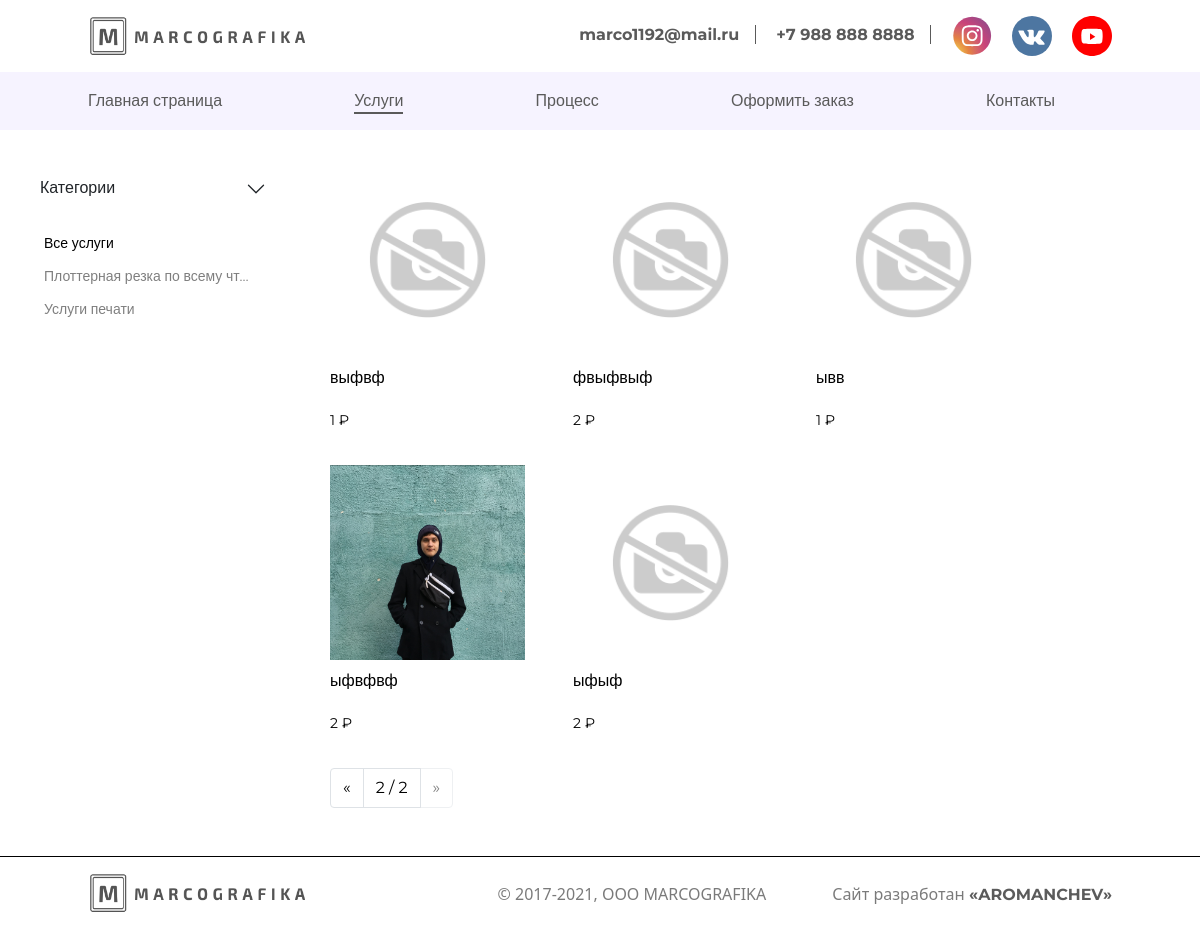
The page /service/?page=2 on the database its author committed.
### availability/models.py (models this page shows, shortened)
class Category(models.Model):
    name = models.CharField(max_length=200, db_index=True)
    slug = models.SlugField(max_length=200, db_index=True, unique=True)
    class Meta:
        ordering = ('name',)
        verbose_name = 'Категория'
        verbose_name_plural = 'Категории'
    def get_absolute_url(self):
        return reverse('availability:product_list_by_category',
                        args=[self.slug])

class Product(models.Model):
    category = models.ForeignKey(Category, related_name='products', on_delete=models.CASCADE)
    name = models.CharField(max_length=200, db_index=True)
    slug = models.SlugField(max_length=200, db_index=True)
    image = models.ImageField(upload_to='products/%Y/%m/%d', blank=True)
    description = models.TextField(blank=True)
    price = models.IntegerField()
    available = models.BooleanField(default=True)
    created = models.DateTimeField(auto_now_add=True)
    updated = models.DateTimeField(auto_now=True)
    class Meta:
        ordering = ('name',)
        verbose_name = 'Услуги'
        verbose_name_plural = 'Услуги'
        index_together = (('id', 'slug'),)
    def get_absolute_url(self):
        return reverse('availability:product_detail',
                        args=[self.id, self.slug])

### availability/views.py (the view)
def product_list(request, category_slug=None):
    category = None
    categories = Category.objects.all()
    products = Product.objects.filter(available=True)
    paginator = Paginator(products, 16)
    page = request.GET.get('page')
    if category_slug:
        category = get_object_or_404(Category, slug=category_slug)
        products = products.filter(category=category)
        paginator = Paginator(products, 16)
        try:
            products = paginator.page(page)
        except PageNotAnInteger:
            products = paginator.page(1)
        except EmptyPage:
            products = paginator.page(paginator.num_pages)
    else:
        paginator = Paginator(products, 16)
        try:
            products = paginator.page(page)
        except PageNotAnInteger:
            products = paginator.page(1)
        except EmptyPage:
            products = paginator.page(paginator.num_pages)
    return render(request,
                  'availability/availability.html',
                  {'category': category,
                   'categories': categories,
                   'products': products})

### availability/templates/availability/availability.html (shortened to what this page needs)
{% extends 'main/index.html' %} {% load static %}
{%block styles%}
<link rel="stylesheet" type="text/css" href="{% static 'css/service.css' %}" />
{%endblock%}
{% block content %}
<div class="wrapper service">
    <div class="categories_filter">
        <div class="accordion accordion-flush" id="accordionFlushExample">
            <div class="accordion-item">
                <h2 class="accordion-header" id="flush-headingOne">
                    <button class="accordion-button collapsed" type="button" data-bs-toggle="collapse"
                        data-bs-target="#flush-collapseOne" aria-expanded="false" aria-controls="flush-collapseOne">
                        Категории
                    </button>
                </h2>
                <div id="flush-collapseOne" class="accordion-collapse collapse show" aria-labelledby="flush-headingOne"
                    data-bs-parent="#accordionFlushExample">
                    <div class="accordion-body">
                        <div class="category_menu">
                            <ul>
                                <li {% if not category %} class="selected" {% endif %} title="Все услуги">
                                    <a href="{% url "availability:product_list" %}">Все услуги</a>
                                </li>
                                {% for c in categories %}
                                <li {% if category.slug == c.slug %} class="selected" {% endif %} title={{ c.name }}>
                                    <a href="{{ c.get_absolute_url }}">{{ c.name }}</a>
                                </li>
                                {% endfor %}
                            </ul>
                        </div>
                    </div>
                </div>
            </div>
        </div>
    </div>
    <div class="product-list">
        {% for product in products %}
        <div class="item">
            <a href="{{ product.get_absolute_url }}">
                <img src="{% if product.image %}{{ product.image.url }}{% else %}../../../../../static/media/icons/no_photo.png {% endif %}"
                    width="256" height="256" alt="product-image">
                <p data-bs-toggle="tooltip" data-bs-placement="top" title="{{ product.name }}">{{ product.name }}</p>
                <span>{{ product.price }} ₽</span>
            </a>
        </div>
        {% endfor %}
        {% include "./pagination.html" with page=products %}
    </div>
</div>
{% endblock %}
{%block footer%}
<footer class="service">
    <div class="footer__container">
        <div class="container__content">
            <div class="content">
                <a href="{%url 'index' %}">
                    <img src={% static "media/icons/logo.png" %} alt="logo" width="220" height="40" />
                </a>
                <span class="date">© 2017-2021, OOO MARCOGRAFIKA</span>
                <span>Сайт разработан <a href>«AROMANCHEV»</a></span>
            </div>
        </div>
    </div>
</footer>
{%endblock%}

### static/css/index.css (style rules this page uses)
body { margin: 0; font-family: 'Montserrat', sans-serif; overflow-x: hidden; }
a,p,h1,h2,h3,li { font-family: 'Montserrat', sans-serif; }
ul { padding: 0 !important; }
a { text-decoration: none !important; color: black !important; font-size: 16px; cursor: pointer; line-height: 26px; display: inline-block; }
footer { border-top: 1px solid black; padding: 16px 0; }
footer { margin-top: 950px; }
.footer__container { max-width: 1200px; margin: 0 auto; position: relative; }
.container__content .content span { top: 9px; display: block; color: #5a5a5a; position: absolute; right: 0; opacity: 0.8; }
.container__content .content { display: flex; flex-wrap: wrap; }
.container__content .content span a { font-weight: bold; opacity: 0.8; }
.content .date { left: 40%; }
@media screen and (max-width: 1200px) and (min-width: 1024px) { .footer__container { max-width: 1024px; } }

### static/css/service.css (style rules this page uses)
.wrapper.service { margin: 32px 0; display: flex; }
.accordion-button::after { position: relative; top: 1px; left: 8px; }
.accordion-body li { list-style: none; }
.accordion-button { padding: 16px; }
.accordion-item { border: 1px solid #f6f3ff; }
.category_menu a { max-width: 210px; text-overflow: ellipsis; overflow: hidden; white-space: nowrap; font-size: 14px; opacity: .5; }
.category_menu li.selected a { opacity: 1; }
.categories_filter { width: 250px; margin-left: 24px; margin-right: 56px; }
.accordion-flush { width: 250px; }
.product-list .item a { display: block; }
.product-list { max-width: 1200px; display: flex; flex-wrap: wrap; }
.product-list .item img { object-fit: cover; margin-bottom: 8px; transition: .5s; }
.product-list .item { margin-right: 56px; margin-bottom: 32px; max-width: 256px; }
.product-list .item p { max-width: 256px; text-overflow: ellipsis; overflow: hidden; white-space: nowrap; }
.product-list .item:nth-child(4n + 4) { margin-right: 0px; }
.product-list .item span { font-size: 14px; }
footer.service { margin-top: 0; }
@media screen and (max-width: 1380px) and (min-width: 1200px) { .product-list .item img { max-width: 180px; max-height: 180px; } }
@media screen and (max-width: 1380px) and (min-width: 1200px) { .product-list .item { margin-right: 48px; margin-bottom: 32px; } }
@media screen and (max-width: 1380px) and (min-width: 1200px) { .product-list .item p { max-width: 195px; } }
@media screen and (max-width: 1200px) and (min-width: 1024px) { .product-list .item img { max-width: 195px; max-height: 195px; } }
@media screen and (max-width: 1200px) and (min-width: 1024px) { .product-list .item { margin-right: 48px; margin-bottom: 32px; } }
@media screen and (max-width: 1200px) and (min-width: 1024px) { .product-list .item:nth-child(4n + 4) { margin-right: 48px; } }
@media screen and (max-width: 1200px) and (min-width: 1024px) { .product-list .item p { max-width: 195px; } }
@media screen and (max-width: 1200px) and (min-width: 1024px) { .product-list .item:nth-child(3n + 3) { margin-right: 0px; } }

### rows shown on the page
Category: name "Плоттерная резка по всему чт…"
Category: name "Услуги печати"
Product: name "выфвф", price "1"
Product: name "фвыфвыф", price "2"
Product: name "ывв", price "1"
Product: image (picture), name "ыфвфвф", price "2"
Product: name "ыфыф", price "2"

### other values the page prints
{{ page.number }} "2"
{{ page.paginator.num_pages }} "2"
